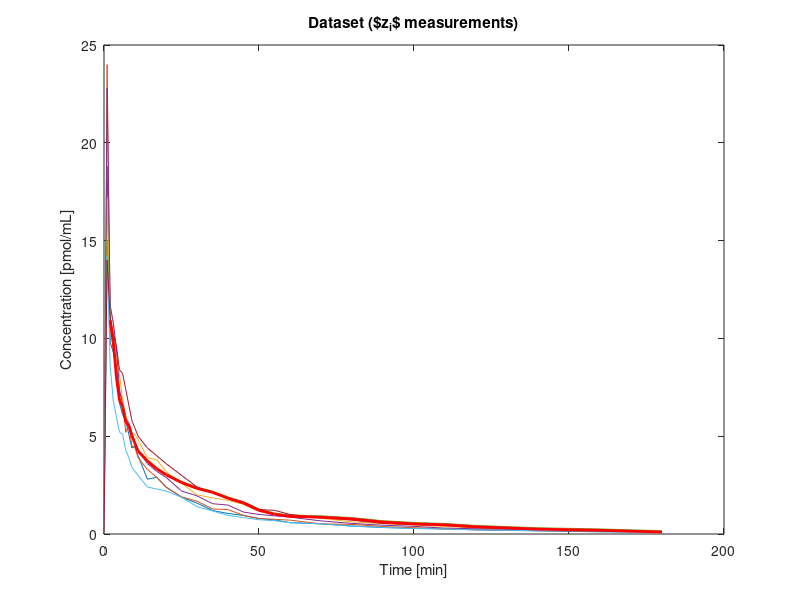
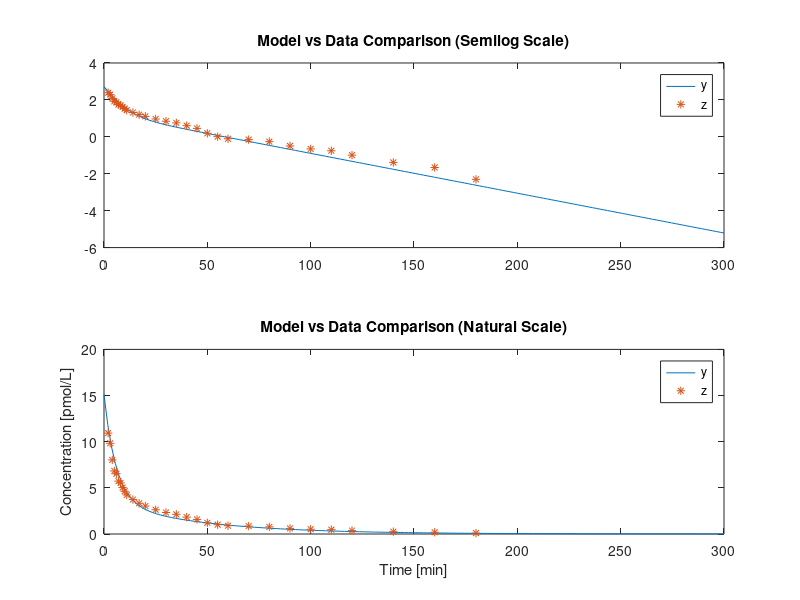

MATLAB code to generate these figures, in order: (Note: this script raises an error after producing the figures.)
%% INPUT-OUTPUT MODEL ESTIMATION: C-PEPTIDE KINETICS IN 7 SUBJECTS 
% This script evaluates single-, bi-, and tri-compartmental pharmacokinetic 
% models using Ordinary Least Squares (LS) and Weighted Least Squares (WLS), 
% followed by population analysis (NAD, NPD, STS).

clc; clear; close all; 

%% ========================================================================= 
% 1. DATA IMPORTATION AND PREPROCESSING 
% =========================================================================
[t1, conc1] = textread('DatiCPsog1.dat', '%d%f', 'headerlines', 4, 'delimiter', 't');
[t2, conc2] = textread('DatiCPsog2.dat', '%d%f', 'headerlines', 4, 'delimiter', 't');
[t3, conc3] = textread('DatiCPsog3.dat', '%d%f', 'headerlines', 4, 'delimiter', 't');
[t4, conc4] = textread('DatiCPsog4.dat', '%d%f', 'headerlines', 4, 'delimiter', 't');
[t5, conc5] = textread('DatiCPsog5.dat', '%d%f', 'headerlines', 4, 'delimiter', 't');
[t6, conc6] = textread('DatiCPsog6.dat', '%d%f', 'headerlines', 4, 'delimiter', 't');
[t7, conc7] = textread('DatiCPsog7.dat', '%d%f', 'headerlines', 4, 'delimiter', 't');

d = 49650; % Administered dose of synthetic C-peptide [pmol]
CV = 0.04; % Coefficient of variation of the measurement error

% Ask the user to select the subject to be analyzed.
soggetto = input('Enter patient number to process data (1-7): ');
num = num2str(soggetto);
file = strcat('DatiCPsog', num, '.dat');
disp(['Selected file ', file, '.'])

[t, conc] = textread(file, '%d%f', 'headerlines', 4, 'delimiter', 't');

% Subtract the baseline concentration from the selected subject. 
% The baseline corresponds to the first concentration measurement.
basale = conc(1);
conc = conc - basale;

% I assume that the baseline corresponds to the steady-state condition
% of the system before the experiment.
% The baseline can be subtracted because the model is linear and therefore
% the superposition principle applies.
% By subtracting the baseline, I obtain a difference model that describes
% the kinetics of the synthetic C-peptide only. Therefore, I focus on the
% system response to the experimental perturbation rather than on its
% equilibrium condition, where the baseline secretion is still present.

% Remove the measurement taken at minute 1, as it is considered unreliable
% according to the instructions.
conc(1:2) = [];
t(1:2) = [];

% Plot the measurements of the selected subject together with those of the
% other 6 subjects.
figure(1);
plot(t1, conc1); hold on;
plot(t2, conc2); hold on;
plot(t3, conc3); hold on;
plot(t4, conc4); hold on;
plot(t5, conc5); hold on;
plot(t6, conc6); hold on;
plot(t7, conc7); hold on;
plot(t, conc, 'r', 'LineWidth', 2); 
title('Dataset ($z_i$ measurements)');
xlabel('Time [min]');
ylabel('Concentration [pmol/mL]');

%% ========================================================================= 
% 2. ERROR VARIANCE AND INITIAL PARAMETER SETUP 
% =========================================================================
% C-peptide kinetics can be well-approximated by a mono-, bi-, or 
% tri-compartmental model. However, knowing the system model, we leverage 
% the analytical responses (inverse transforms) identified in Exercise 1 
% and consider the outputs as model predictions (y_i).

% Identify the variance, standard deviation, and covariance matrix 
% of the measurement error, given its known CV.
sigma = CV * (conc + basale); % Note: The CV applies to the entire measurement, baseline included!
sigma2 = sigma .^ 2;
SIGMA_V = diag(sigma2);        % Measurement error covariance matrix (v)

% Error measurements are typically uncorrelated, so the covariance matrix 
% is diagonal: v has zero mean and independent samples (uncorrelated measurements).

% For both LS and WLS, initial guesses must be defined for the unknown 
% parameters to be estimated (k01, k12, k21, V1). They can be chosen 
% arbitrarily, but they must match the physical units of the target parameters 
% to prevent optimization failures and avoid falling into local minima.

% Since these unknown parameters have known physiological values from 
% the literature, we set the initial guesses to those provided in Exercise 1:
p0 = [0.0654, 0.0568, 0.0716, 3290]; % [k01, k12, k21, V1] - Note: unit consistency!
options = optimset('Display', 'Off');

%% ========================================================================= 
% 3. INITIAL PARAMETER CONSISTENCY CHECK (P0 MODEL CHECK)
% =========================================================================
A0 = [-p0(1)-p0(3), p0(2); p0(3), -p0(2)];
B0 = [1; 0];
C0 = [1/p0(4), 0];
D0 = [0];
SDL0 = ss(A0, B0, C0, D0);
[y0, t0] = impulse(d * SDL0);

figure(2);
subplot(2, 1, 1);
plot(t0, log(y0));
hold on;
plot(t, log(conc), '*');
title('Model vs Data Comparison (Semilog Scale)');
legend('y', 'z');

subplot(2, 1, 2);
plot(t0, y0);
hold on;
plot(t, conc, '*');
legend('y', 'z');
title('Model vs Data Comparison (Natural Scale)');
xlabel('Time [min]');
ylabel('Concentration [pmol/L]');

% We can see that overall, the initial values are reasonable since they 
% are derived from literature. This assists the optimization algorithm 
% (lsqnonlin) and decreases the probability of getting trapped in a local minimum.

%% ========================================================================= 
% 4. LEAST SQUARES (LS) AND WEIGHTED LEAST SQUARES (WLS) ESTIMATION
% =========================================================================
% Ordinary Least Squares (LS) Estimation:
w = 0;
[phat, resnorm, ~, exitflag, output, lambda, S] = lsqnonlin(@(p) residui_new(p, conc, t, w), p0, [], [], options);
[residual, y] = residui_new(phat, conc, t, w);

figure(2);
subplot(2, 3, 1);
plot(t, conc, '.');
hold on;
plot(t, y, 'r');
title('LS Model');
legend('z', 'phat');

subplot(2, 3, 2);
plot(t, log(conc), '*');
hold on;
plot(t, log(y), 'r');
title('LS Model (Semilog Scale)');
legend('z', 'phat');

subplot(2, 3, 3);
plot(t, residual, '-ob');
yline(0, '--r');
xlabel('Time [h]');
title('LS Model Residuals');

% Evaluate LS goodness of fit:
SIGMA_p_ls = full(inv((S' * inv(SIGMA_V) * S)));
sigma_p_ls = sqrt(diag(SIGMA_p_ls));
CV_p_ls = 100 * (sigma_p_ls ./ phat');

% Weighted Least Squares (WLS) Estimation:
W = SIGMA_V; % A good choice for W is the inverse of the measurement error covariance matrix
w = sigma;   % Note: Since residui_new.m returns the residual rather than its squared value, 
             % we pass the standard deviation as weights. lsqnonlin squares them internally, 
             % correctly using the variance matrix instead of standard deviations!
             
[phat_pes, resnorm_pes, residual_pes, exitflag_pes, output_pes, lambda_pes, S_pes] = lsqnonlin(@(p) residui_new(p, conc, t, w), p0, [], [], options);
[residual_pes, y_pes] = residui_new(phat_pes, conc, t, w);

subplot(2, 3, 4);
plot(t, conc, '.');
hold on;
plot(t, y_pes, 'r');
title('WLS Model');
legend('z', 'phat');

subplot(2, 3, 5);
plot(t, log(conc), '*');
hold on;
plot(t, log(y_pes), 'r');
title('WLS Model (Semilog Scale)');
legend('z', 'phat');

subplot(2, 3, 6);
plot(t, residual_pes, '-ob');
yline(0, '--r');
xlabel('Time [h]');
title('WLS Model Residuals');

% Evaluate WLS goodness of fit:
SIGMA_p_wls = full(inv((S_pes' * inv(SIGMA_V) * S_pes)));
sigma_p_wls = sqrt(diag(SIGMA_p_wls));
CV_p_wls = 100 * (sigma_p_wls ./ phat_pes');

% Which approach to choose?
% We should use Weighted Least Squares (WLS) because the defined model has a 
% constant CV (CV = 4%). Analyzing the measurement variances, we notice they 
% are all different (it is not a constant standard deviation model), so we must 
% downweight data more heavily affected by noise -> this can only be achieved 
% using WLS! This is also evident from the fact that the parameter CVs calculated 
% via WLS are smaller than those calculated via LS!

%% ========================================================================= 
% 5. COMPARTMENTAL VS BI-EXPONENTIAL MODEL COMPARISON
% =========================================================================
% Now that the unknown parameters are estimated, define the system:
k01hat = phat_pes(1);
k12hat = phat_pes(2);
k21hat = phat_pes(3);
Vhat = phat_pes(4);
d = 49650; % Bolus of 49650 pmol defined in Exercise 1

A = [-k01hat - k21hat, k12hat; k21hat, -k12hat];
B = [1; 0];
C = [1/Vhat, 0];
D = [0];

SDLhat = ss(A, B * d, C, D);
FDThat = tf(SDLhat);
[numeratore, denominatore] = tfdata(FDThat); % tfdata extracts the numerator and denominator of the transfer function
[zeri, poli, k] = residue(numeratore{:}, denominatore{:});

% Using partial fraction expansion, we obtain a transfer function of the form:
% X1/(s + P1) + X2/(s + P2)
% Inverse transforming yields: Y(t) = X1*exp(-P1*t) + X2*exp(-P2*t)

% We can therefore numerically compare the exponential model outputs with 
% those of the compartmental model:
% Y(t) = X1*exp(-P1*t) + X2*exp(-P2*t) = A*exp(-alfa*t) + B*exp(-beta*t)
A = zeri(1);
alfa = poli(1);
B = zeri(2);
beta = poli(2);

% Compare predictions obtained from the bi-exponential model and the compartmental model
figure(4);
subplot(2, 1, 1);
[y_imp, t_imp] = impulse(SDLhat);
plot(t_imp, y_imp);
title('Compartmental Model Impulse Response');
xlabel('Time [min]');
ylabel('Concentration [pmol/L]');

subplot(2, 1, 2);
plot(t, A * exp(alfa * t) + B * exp(beta * t));
title('Bi-exponential Model Impulse Response');
xlabel('Time [min]');
ylabel('Concentration [pmol/L]');

disp(['Bi-exponential Inverse Transform: y = ', num2str(A), '*exp(', num2str(alfa), 't) + ', num2str(B), '*exp(', num2str(beta), 't)']);

%% =========================================================================
% 6. MONTE CARLO SIMULATION METHOD
% =========================================================================
% - Assuming the probability density function of error v is known:
%   knowing that the measurement error is typically an uncorrelated Gaussian noise 
%   with zero mean and variance sigma^2.
% - Synthetically generate a new dataset z = y(phat) + v.
% - Repeat the WLS estimation M times to estimate the N parameters multiple times 
%   and then compute their means, variances, and CVs.

for i = 1:50
    % z_mc = y_pes + normrnd(0, sigma);
    z_mc(:, i) = y_pes + normrnd(0, (CV * (conc + basale))); 
    [phat_MC, resnorm_mc, residual_mc, exitflag_mc, output_mc, lambda_mc, S_mc] = lsqnonlin(@(p) residui_new(p, z_mc(:, i), t, w), p0, [], [], options);
    phat_mc(i, :) = phat_MC;
end

medie_mc = mean(phat_mc);
varianze_mc = var(phat_mc);

% We notice that the CVs of the estimated parameters in the compartmental model case 
% are higher compared to the bi-exponential model case -> USING THE EXPONENTIAL MODEL 
% PARAMETRIZATION YIELDS LOWER CVs THAN THE COMPARTMENTAL MODEL PARAMETRIZATION.

SIGMAP_mc = cov(phat_mc); % Note: This is the exact SIGMA_P: represents the uncertainty of parameters estimated via Monte Carlo
CV_mc = 100 * (diag(sqrt(SIGMAP_mc)) ./ phat_MC');

figure(3);
subplot(2, 2, 1);
histogram(phat_mc(:, 1));
title('MC Histogram k01');
subplot(2, 2, 2);
histogram(phat_mc(:, 2));
title('MC Histogram k12');
subplot(2, 2, 3);
histogram(phat_mc(:, 3));
title('MC Histogram k21');
subplot(2, 2, 4);
histogram(phat_mc(:, 4));
title('MC Histogram V1');

% Since we have few data points (30), it's hard to clearly tell from individual 
% histograms whether the estimated parameter distributions are normal. 
% We apply the Kolmogorov-Smirnov test:
for i = 1:4
    pd = makedist('Normal', 'mu', medie_mc(i), 'sigma', sqrt(varianze_mc(i)));
    [h(i), p(i)] = kstest(phat_mc(:, i), pd); % p-value > 0.05 -> accept H0 -> populations are normally distributed
end

% Find Confidence Intervals
% From histograms and the K-S test, we note a normal distribution of estimated parameters.
% Therefore, find the 95% CIs as xbar +/- 2*std:
IC1 = medie_mc - 2 * sqrt(varianze_mc);
IC2 = medie_mc + 2 * sqrt(varianze_mc);

%% =========================================================================
% 7. BOOTSTRAP METHOD
% =========================================================================
% - We should randomly extract N sets of 30 data points each and compute 
%   a pointwise mean of the residuals. These will then be sampled with 
%   replacement to estimate z.
% - Normalize the weighted residuals because we have a constant CV model 
%   (and not a constant standard deviation model!):
residui_normalizzati = residual_pes; % Normalize residuals -> Note: lsqnonlin already outputs normalized residuals

% Since in the function passed to lsqnonlin we already defined normalized residuals as:
% res = (conc - y) ./ w, where w = sigma_v.

% - Shuffle the normalized residuals (randomly sampling with replacement) 
%   performing a total of 50 experiments:
for i = 1:50
    n = randi(length(conc), [length(conc), 1]);
    residui_estratti_normalizzati = residui_normalizzati(n); % Draw 30 random residuals with replacement
    
    % - Reconstruct measurements z:
    % Each residual is multiplied by its standard deviation (sigma) to extract 
    % a denormalized sample -> this is the extracted error which is then added to measurement y.
    z_bootstrap(:, i) = y_pes + sigma .* residui_estratti_normalizzati; % Denormalize weighted residuals
    
    [phat_BOOT, resnorm_boot, residual_boot, exitflag_boot, output_boot, lambda_boot, S_boot] = lsqnonlin(@(p) residui_new(p, z_bootstrap(:, i), t, w), p0, [], [], options);
    phat_boot(i, :) = phat_BOOT;   
end

SIGMAP_boot = cov(phat_boot); % Note: This is the exact SIGMA_P: represents the uncertainty of parameters estimated via Bootstrap

% Now we summarize the impulse responses found with the 2 methods (Monte Carlo and Bootstrap) 
% and the 2 adopted models (Bi-exponential and Compartmental)
figure(5);
subplot(2, 2, 1);
histogram(phat_boot(:, 1));
title('Bootstrap Histogram k01');
subplot(2, 2, 2);
histogram(phat_boot(:, 2));
title('Bootstrap Histogram k12');
subplot(2, 2, 3);
histogram(phat_boot(:, 3));
title('Bootstrap Histogram k21');
subplot(2, 2, 4);
histogram(phat_boot(:, 4));
title('Bootstrap Histogram V1');

figure(6);
plot(t, z_bootstrap(:, 1));
hold on;
plot(t, z_mc(:, 1));
xlabel('Time [min]');
ylabel('Concentration [pmol/L]');
title('Impulse Response: Monte Carlo vs Bootstrap Methods');
legend('Bootstrap', 'Monte Carlo');

CV_boot = (diag(sqrt(SIGMAP_boot)) ./ phat_BOOT') * 100;
